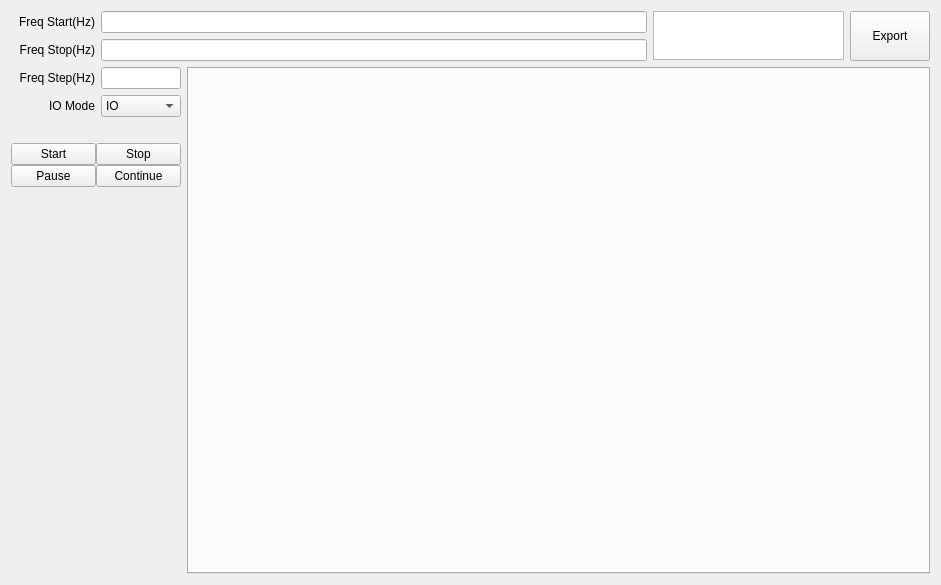
<?xml version="1.0" encoding="UTF-8"?>
<ui version="4.0">
 <class>QTestR1CRxFreqResponseDlg</class>
 <widget class="QWidget" name="QTestR1CRxFreqResponseDlg">
  <property name="geometry">
   <rect>
    <x>0</x>
    <y>0</y>
    <width>941</width>
    <height>585</height>
   </rect>
  </property>
  <property name="windowTitle">
   <string>Form</string>
  </property>
  <layout class="QVBoxLayout" name="verticalLayout_2" stretch="0,1">
   <item>
    <layout class="QHBoxLayout" name="horizontalLayout1" stretch="10,3,1">
     <item>
      <layout class="QVBoxLayout" name="verticalLayoutFreqStarStop">
       <item>
        <layout class="QHBoxLayout" name="horizontalLayoutFreqStar">
         <item>
          <widget class="QLabel" name="labelFreqStar">
           <property name="sizePolicy">
            <sizepolicy hsizetype="Fixed" vsizetype="Fixed">
             <horstretch>0</horstretch>
             <verstretch>0</verstretch>
            </sizepolicy>
           </property>
           <property name="minimumSize">
            <size>
             <width>84</width>
             <height>16</height>
            </size>
           </property>
           <property name="text">
            <string>Freq Start(Hz)</string>
           </property>
           <property name="alignment">
            <set>Qt::AlignRight|Qt::AlignTrailing|Qt::AlignVCenter</set>
           </property>
           <property name="buddy">
            <cstring>lineEditFreqStar</cstring>
           </property>
          </widget>
         </item>
         <item>
          <widget class="QLineEdit" name="lineEditFreqStar"/>
         </item>
        </layout>
       </item>
       <item>
        <layout class="QHBoxLayout" name="horizontalLayoutFreqStop">
         <item>
          <widget class="QLabel" name="labelFreqStop">
           <property name="sizePolicy">
            <sizepolicy hsizetype="Fixed" vsizetype="Fixed">
             <horstretch>0</horstretch>
             <verstretch>0</verstretch>
            </sizepolicy>
           </property>
           <property name="minimumSize">
            <size>
             <width>84</width>
             <height>16</height>
            </size>
           </property>
           <property name="text">
            <string>Freq Stop(Hz)</string>
           </property>
           <property name="alignment">
            <set>Qt::AlignRight|Qt::AlignTrailing|Qt::AlignVCenter</set>
           </property>
           <property name="buddy">
            <cstring>lineEditFreqStop</cstring>
           </property>
          </widget>
         </item>
         <item>
          <widget class="QLineEdit" name="lineEditFreqStop"/>
         </item>
        </layout>
       </item>
      </layout>
     </item>
     <item>
      <widget class="QTextEdit" name="textEditPath">
       <property name="sizePolicy">
        <sizepolicy hsizetype="Expanding" vsizetype="Fixed">
         <horstretch>0</horstretch>
         <verstretch>0</verstretch>
        </sizepolicy>
       </property>
       <property name="maximumSize">
        <size>
         <width>16777215</width>
         <height>49</height>
        </size>
       </property>
       <property name="readOnly">
        <bool>true</bool>
       </property>
      </widget>
     </item>
     <item>
      <widget class="QPushButton" name="pushButtonExport">
       <property name="sizePolicy">
        <sizepolicy hsizetype="Expanding" vsizetype="Expanding">
         <horstretch>0</horstretch>
         <verstretch>0</verstretch>
        </sizepolicy>
       </property>
       <property name="text">
        <string>Export</string>
       </property>
      </widget>
     </item>
    </layout>
   </item>
   <item>
    <layout class="QHBoxLayout" name="horizontalLayout" stretch="1,10">
     <item>
      <layout class="QVBoxLayout" name="verticalLayout">
       <item>
        <layout class="QHBoxLayout" name="horizontalLayoutFreqStep">
         <item>
          <widget class="QLabel" name="labelFreqStep">
           <property name="sizePolicy">
            <sizepolicy hsizetype="Fixed" vsizetype="Fixed">
             <horstretch>0</horstretch>
             <verstretch>0</verstretch>
            </sizepolicy>
           </property>
           <property name="minimumSize">
            <size>
             <width>84</width>
             <height>16</height>
            </size>
           </property>
           <property name="text">
            <string>Freq Step(Hz)</string>
           </property>
           <property name="alignment">
            <set>Qt::AlignRight|Qt::AlignTrailing|Qt::AlignVCenter</set>
           </property>
           <property name="buddy">
            <cstring>lineEditFreqStep</cstring>
           </property>
          </widget>
         </item>
         <item>
          <widget class="QLineEdit" name="lineEditFreqStep">
           <property name="sizePolicy">
            <sizepolicy hsizetype="Expanding" vsizetype="Fixed">
             <horstretch>0</horstretch>
             <verstretch>0</verstretch>
            </sizepolicy>
           </property>
           <property name="readOnly">
            <bool>true</bool>
           </property>
          </widget>
         </item>
        </layout>
       </item>
       <item>
        <layout class="QHBoxLayout" name="horizontalLayoutRefMethod_2" stretch="0,0">
         <item>
          <widget class="QLabel" name="labelCalIOMode">
           <property name="sizePolicy">
            <sizepolicy hsizetype="Fixed" vsizetype="Fixed">
             <horstretch>0</horstretch>
             <verstretch>0</verstretch>
            </sizepolicy>
           </property>
           <property name="minimumSize">
            <size>
             <width>84</width>
             <height>16</height>
            </size>
           </property>
           <property name="text">
            <string>IO Mode</string>
           </property>
           <property name="alignment">
            <set>Qt::AlignRight|Qt::AlignTrailing|Qt::AlignVCenter</set>
           </property>
           <property name="buddy">
            <cstring>lineEditFreqStep</cstring>
           </property>
          </widget>
         </item>
         <item>
          <widget class="QComboBox" name="comboBoxCalIOMode">
           <property name="currentIndex">
            <number>0</number>
           </property>
           <item>
            <property name="text">
             <string>IO</string>
            </property>
           </item>
           <item>
            <property name="text">
             <string>OUTPUT</string>
            </property>
           </item>
          </widget>
         </item>
        </layout>
       </item>
       <item>
        <spacer name="verticalSpacer1">
         <property name="orientation">
          <enum>Qt::Vertical</enum>
         </property>
         <property name="sizeType">
          <enum>QSizePolicy::Fixed</enum>
         </property>
         <property name="sizeHint" stdset="0">
          <size>
           <width>20</width>
           <height>20</height>
          </size>
         </property>
        </spacer>
       </item>
       <item>
        <layout class="QHBoxLayout" name="horizontalLayoutThreadCtrl">
         <property name="spacing">
          <number>0</number>
         </property>
         <item>
          <layout class="QVBoxLayout" name="verticalLayoutStarPaus">
           <property name="spacing">
            <number>0</number>
           </property>
           <item>
            <widget class="QPushButton" name="pushButtonStar">
             <property name="sizePolicy">
              <sizepolicy hsizetype="Expanding" vsizetype="Fixed">
               <horstretch>0</horstretch>
               <verstretch>0</verstretch>
              </sizepolicy>
             </property>
             <property name="text">
              <string>Start</string>
             </property>
            </widget>
           </item>
           <item>
            <widget class="QPushButton" name="pushButtonPaus">
             <property name="sizePolicy">
              <sizepolicy hsizetype="Expanding" vsizetype="Fixed">
               <horstretch>0</horstretch>
               <verstretch>0</verstretch>
              </sizepolicy>
             </property>
             <property name="text">
              <string>Pause</string>
             </property>
            </widget>
           </item>
          </layout>
         </item>
         <item>
          <layout class="QVBoxLayout" name="verticalLayoutStopCont">
           <property name="spacing">
            <number>0</number>
           </property>
           <item>
            <widget class="QPushButton" name="pushButtonStop">
             <property name="sizePolicy">
              <sizepolicy hsizetype="Expanding" vsizetype="Fixed">
               <horstretch>0</horstretch>
               <verstretch>0</verstretch>
              </sizepolicy>
             </property>
             <property name="text">
              <string>Stop</string>
             </property>
            </widget>
           </item>
           <item>
            <widget class="QPushButton" name="pushButtonCont">
             <property name="sizePolicy">
              <sizepolicy hsizetype="Expanding" vsizetype="Fixed">
               <horstretch>0</horstretch>
               <verstretch>0</verstretch>
              </sizepolicy>
             </property>
             <property name="text">
              <string>Continue</string>
             </property>
            </widget>
           </item>
          </layout>
         </item>
        </layout>
       </item>
       <item>
        <spacer name="verticalSpacer">
         <property name="orientation">
          <enum>Qt::Vertical</enum>
         </property>
         <property name="sizeHint" stdset="0">
          <size>
           <width>20</width>
           <height>40</height>
          </size>
         </property>
        </spacer>
       </item>
      </layout>
     </item>
     <item>
      <widget class="QTestR1CRxFreqResponseTabWidget" name="tabWidget">
       <property name="currentIndex">
        <number>-1</number>
       </property>
      </widget>
     </item>
    </layout>
   </item>
  </layout>
 </widget>
 <customwidgets>
  <customwidget>
   <class>QTestR1CRxFreqResponseTabWidget</class>
   <extends>QTabWidget</extends>
   <header location="global">qtestr1crxfreqresponsetabwidget.h</header>
   <container>1</container>
  </customwidget>
 </customwidgets>
 <resources/>
 <connections/>
</ui>
